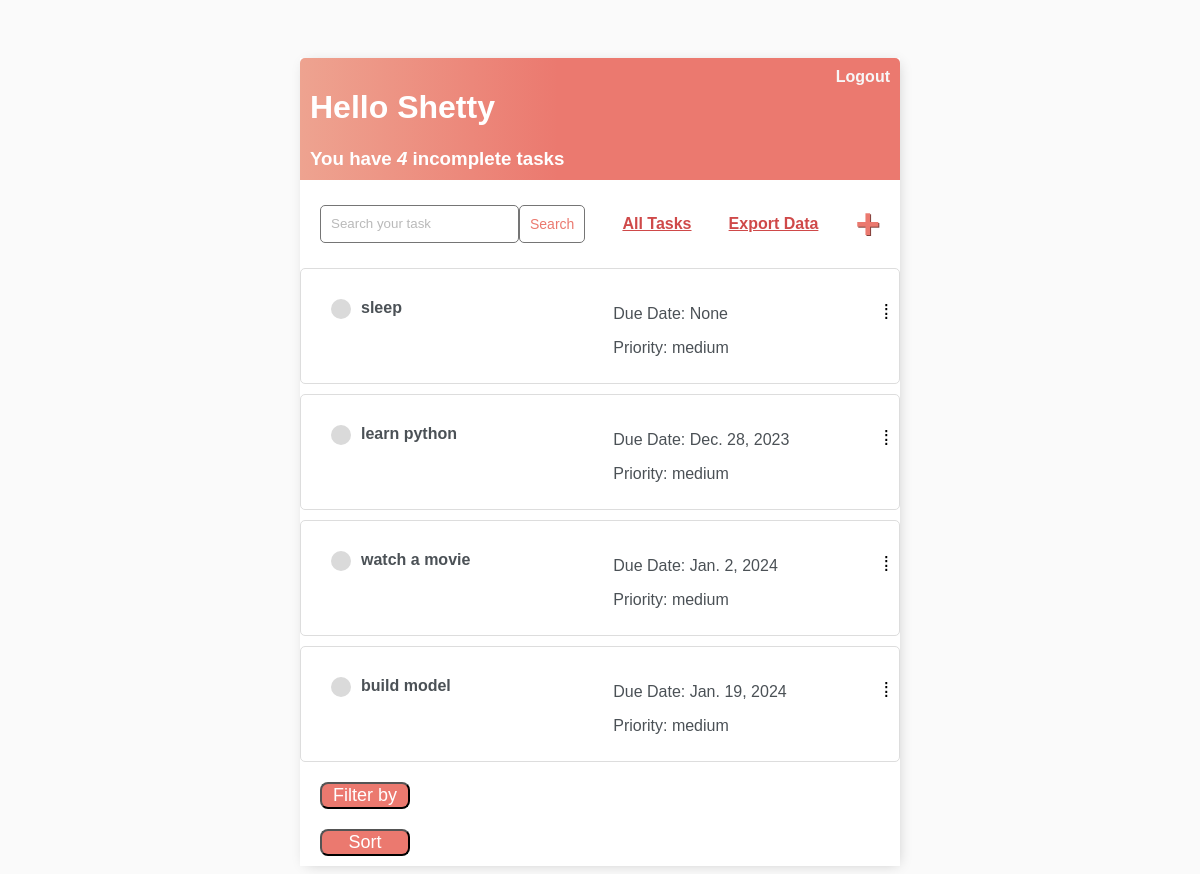
Screenshot of / (signed in) with the database file from the repository.
### base/models.py (models this page shows)
class Task(models.Model):
    user = models.ForeignKey(
        User, on_delete=models.CASCADE, null=True, blank=True)
    title = models.CharField(max_length=200)
    description = models.TextField(null=True, blank=True)
    complete = models.BooleanField(default=False)
    created = models.DateTimeField(auto_now_add=True)
    due_date = models.DateField(null=True, blank=True)
    category = models.CharField(max_length=255, choices=[('work', 'Work'), ('personal', 'Personal'), ('other', 'Other')])
    PRIORITY_CHOICES = [
        ('high', 'High'),
        ('medium', 'Medium'),
        ('low', 'Low'),
    ]
    priority = models.CharField(max_length=10, choices=PRIORITY_CHOICES, default='medium')
    def __str__(self):
        return self.title
    class Meta:
        order_with_respect_to = 'user'

### base/views.py (the view)
# urls.py: path('', TaskList.as_view(), name='tasks'),
class TaskList(LoginRequiredMixin, ListView):
    model = Task
    context_object_name = 'tasks'
    template_name = 'base/task_list.html'
    def get_queryset(self):
        category_filter = self.request.GET.get('category', '')
        queryset = Task.objects.filter(user=self.request.user)
        if category_filter:
            queryset = queryset.filter(category=category_filter)
        queryset = queryset.annotate(
            days_until_due=F('due_date') - date.today()
        ).order_by(
            'days_until_due',
            'priority'
        )
        return queryset
    def task_list(request):
        user = request.user
        search_input = request.GET.get('search-area', '')
        category_filter = request.GET.get('category', '')
        priority_filter = request.GET.get('priority', '')
        print(f"User: {user}")
        print(f"Category Filter: {category_filter}")
        print(f"Priority Filter: {priority_filter}")
        print(f"Filtered Tasks: {tasks}")
        context = {
            'tasks': tasks,
            'search_input': search_input,
        }
        return render(request, 'your_app/task_list.html', context)
    def get_context_data(self, **kwargs):
        context = super().get_context_data(**kwargs)
        context['tasks'] = context['tasks'].filter(user=self.request.user)
        context['count'] = context['tasks'].filter(complete=False).count()
        context['selected_category'] = self.request.GET.get('category', '')
        search_input = self.request.GET.get('search-area') or ''
        if search_input:
            context['tasks'] = context['tasks'].filter(
                title__contains=search_input)
        context['search_input'] = search_input
        return context

### base/templates/base/task_list.html (shortened to what this page needs)
{% extends 'base/main.html' %}
{% block content %}
<div class="header-bar">
    <div>
        <h1>Hello {{ request.user|title }}</h1>
        <h3 style="margin: 0">You have <i>{{ count }}</i> incomplete task{{ count|pluralize:"s" }}</h3>
    </div>
    {% if request.user.is_authenticated %}
    <a href="{% url 'logout' %}">Logout</a>
    {% else %}
    <a href="{% url 'login' %}">Login</a>
    {% endif %}
</div>
<div id="search-add-wrapper">
    <form method="GET" style="display: flex;">
        <input type='text' name='search-area' placeholder="Search your task" value="{{ search_input }}">
        <input class="button" type="submit" value='Search'>
    </form>
    <a id="all-tasks-link" href="{% url 'tasks' %}">All Tasks</a>
    {% if tasks|length > 0 %}
    <div>
        <a id="export-data" href="{% url 'export_data' %}" class="btn btn-primary">Export Data</a>
    </div>
    <a id="add-link" href="{% url 'task-create' %}">&#x2b;</a>
    {% endif %}
</div>
<div id="tasklist" class="task-items-wrapper">
    {% for task in tasks %}
    <div class="task-wrapper" data-category="{{ task.category }}" data-priority="{{ task.priority }}">
        <div class="task-title">
            {% if task.complete %}
            <div class="task-complete-icon"></div>
            <i><s><a href="{% url 'task-update' task.id %}">{{ task }}</a></s></i>
            {% else %}
            <div class="task-incomplete-icon"></div>
            <a href="{% url 'task-update' task.id %}">{{ task }}</a>
            {% endif %}
        </div>
        <div class="task-details">
            <p>Due Date: {{ task.due_date }}</p>
            <p>Priority: {{ task.priority }}</p>
        </div>
        <div class="task-controls">
            <span class="colon-icon">&#8286;</span>
        </div>
    </div>
    {% endfor %}
</div>
{% endblock content %}

### base/templates/base/main.html (shortened to what this page needs)
<!DOCTYPE html>
<html lang="en">
<head>
</head>
<body>
    <div class="container mt-4">
        {% block content %}
        {% endblock content %}
        {% if '/task/' not in request.path and '/task-create/' not in request.path and '/task-update/' not in request.path and '/task-delete/' not in request.path  %}
            <div class="row mt-4">
            <div class = "col">
            <div id="sort-by-wrapper">
                <button class="btn btn-primary" id="sort-by-button">Filter by</button>
            </div>
            </div>
        </div>
        {% endif %}
    {% if '/task/' not in request.path and '/task-create/' not in request.path and '/task-update/' not in request.path and '/task-delete/' not in request.path and '/login/' not in request.path and '/logout/' not in request.path and '/register/' not in request.path %}
        <div class=" row mt-4">
            <div class = "col">
            <button class="btn btn-primary" id="sort-button" onclick="toggleSortOptions()">Sort</button>
        </div>
    </div>
        {% endif %}
</body>
</html>

### base/templates/base/main.html (style rules this page uses)
body { background-color: #FAFAFA; font-family: 'Nunito', sans-serif; padding-top: 50px; }
h1, h2, h3, h4, h5, h6 { font-family: 'Raleway', sans-serif; }
a, p { color: #4b5156 }
a { font-weight: 600; }
.container { max-width: 600px; margin: auto; background-color: #fff; -webkit-box-shadow: 2px 2px 13px -4px rgba(0, 0, 0, 0.21); box-shadow: 2px 2px 13px -4px rgba(0, 0, 0, 0.21); }
input { outline: none; border: none; }
.header-bar { display: flex; justify-content: space-between; color: #fff; padding: 10px; border-radius: 5px 5px 0 0; background: linear-gradient(90deg, #EEA390 0%, #EB796F 43%, #EB796F 100%); }
.header-bar a { color: rgb(247, 247, 247); text-decoration: none; }
.task-wrapper { display: flex; align-items: center; justify-content: space-between; background-color: #fff; border-top: 1px solid #dfe4ea; overflow: hidden; }
.task-title { display: flex; padding: 20px; }
.task-title a { text-decoration: none; color: #4b5156; margin-left: 10px; }
.task-incomplete-icon { height: 20px; width: 20px; background-color: rgb(218, 218, 218); border-radius: 50%; }
#add-link { color: #EB796F; text-decoration: none; font-size: 42px; text-shadow: 1px 1px #81413b; }
#search-add-wrapper { display: flex; justify-content: space-between; align-items: center; padding: 20px; }
input[type=text], input[type=password], textarea { border: 1px solid #757575; border-radius: 5px; padding: 10px; width: 90%; }
::placeholder { font-weight: 300; opacity: 0.5; }
.button { border: 1px solid #757575; background-color: #FFF; color: #EB796F; padding: 10px; font-size: 14px; border-radius: 5px; cursor: pointer; text-decoration: none; }
#sort-by-button { color: #ffffff; background-color: #EB796F; font-size: 18px; margin: 10px 12px 10px 20px; border-radius: 8px; width:90px; }
#sort-button { color: #ffffff; background-color: #EB796F; font-size: 18px; cursor:pointer; margin: 10px 12px 10px 20px; border-radius: 8px; width:90px; }
#all-tasks-link { font-weight:bold; color:#cf4949 }

### base/templates/base/task_list.html (style rules this page uses)
.task-wrapper { border: 1px solid #ddd; padding: 10px; margin-bottom: 10px; background-color: #fff; border-radius: 5px; position: relative; }
.task-controls { display: inline-block; margin-left: 8px; }
.colon-icon { cursor: pointer; font-size: 20px; }
#export-data { font-weight: bold; color: #cf4949 }
.task-wrapper { display: flex; align-items: baseline; padding: 10px; }
.task-title { flex: 1; min-width: 150px; }
.task-details { flex: 1; }

### rows the page displays
Task: title "sleep", due_date "None", priority "medium"
Task: title "learn python", due_date "Dec. 28, 2023", priority "medium"
Task: title "watch a movie", due_date "Jan. 2, 2024", priority "medium"
Task: title "build model", due_date "Jan. 19, 2024", priority "medium"

### other values shown
{{ request.user|title }} "Shetty"
{{ count }} "4"
